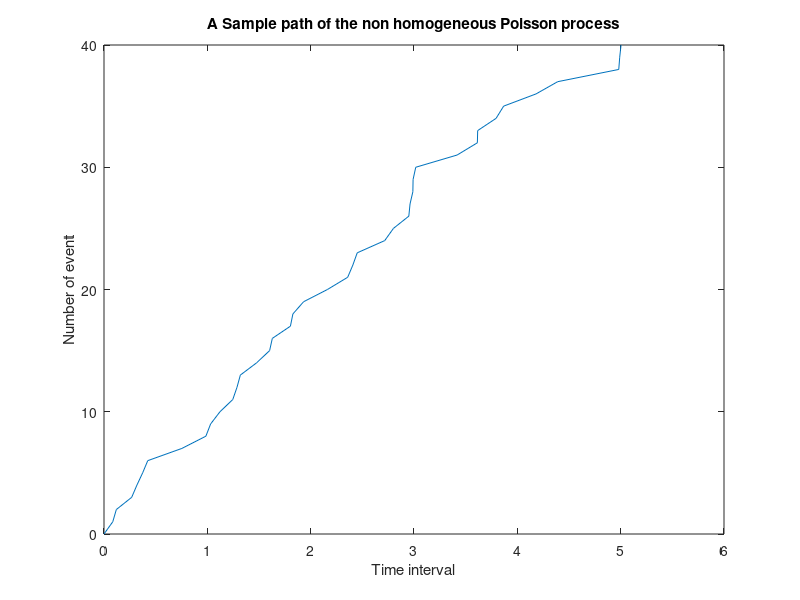

This chart was generated by the following MATLAB code:
function gen_nonhomoPoissonProc

% % homogeneous poisson coeff
% y=poissrnd(0.5,1,100);
% y(y>0)=1;
% X=1:100; 
% coeff = glmfit(X, y,'poisson')

%**************************************************************************
%This is the matlab program of non homogeneous Poisson Process.
%Using the Algorithm:-
%(1)Set T(0)=0 and i=1.
%(2)Gnerate an independent random variable U(i)~U(0,1).
%(3)Set T(i+1)=T(i)-(1/lambda)ln(U(i)).
%(4)if T(i)>Tmax, Stop. 
%(5)set lambdat =a*(T(i+1))^(-b); a>0, b<1.
%(6)Gnerate an independent random variable u(i)~U(0,1).
%(7)If u(i)<=lambdat/lambda, set i=i+1 and S(i)=T(i)and go to Step (2).
% i: number of event at time T and S(1),...,S(i): the event times.
% Program is written by Mr. Jitendra Singh (M.Tech student).
%**************************************************************************

lambda=input('Enter The arrival Rate:');   % arrival rate
Tmax=input('Enter maximum time:');         % maximum time
clear T;
T(1)= 0;
a=input('Enter constant a>0:');
b=input('Enter constant b<1:');
S(1)=0;
i=1;

while T(i) < Tmax,
  U(i)=rand(1,1);
  T(i+1)=T(i)-(1/lambda)*(log(U(i)));
  lambdat=a*(T(i+1))^(-b);
  u(i)=rand(1,1);
  if u(i)<=lambdat/lambda
  i=i+1;
  S(i)=T(i);
  end
end
plot(S(1:(i)), 0:(i-1));
title(['A Sample path of the non homogeneous Poisson process']);
xlabel(['Time interval']);
ylabel([' Number of event ']);

%**************************************************************************